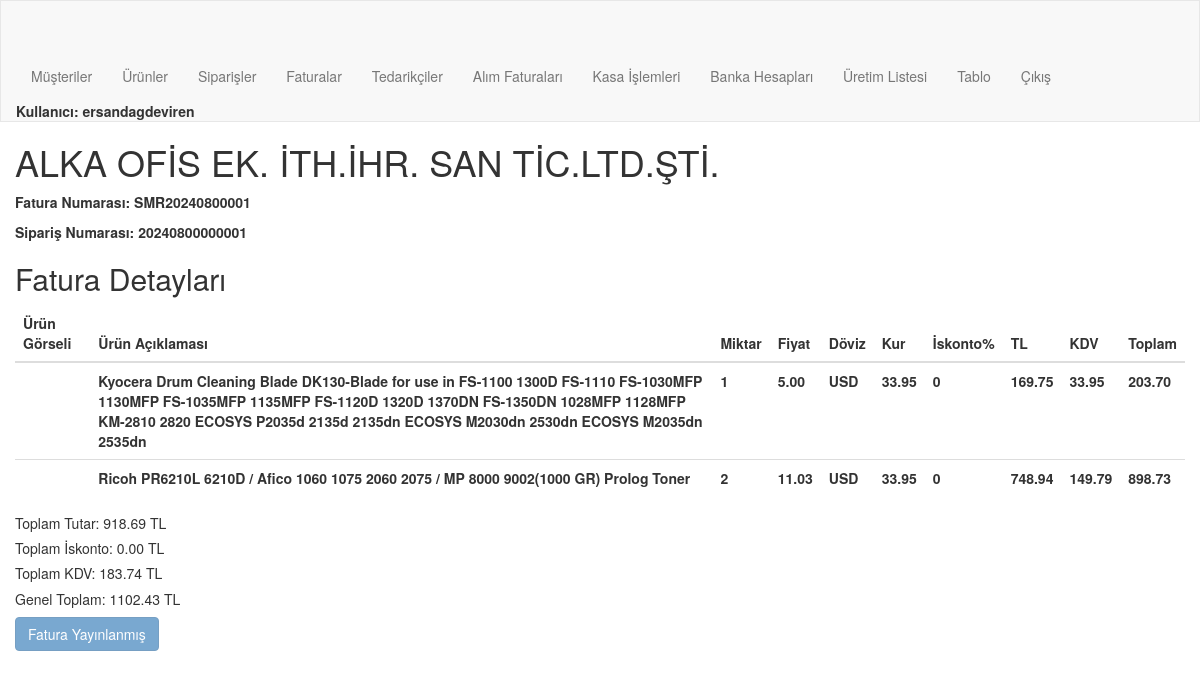
Screenshot of /order/invoice/SMR20240800001/ (signed in) with the database file from the repository.
### order/models.py (models this page shows, shortened)
class Order(models.Model):
    order_number = models.CharField(max_length=20, unique=True, blank=True)
    customer = models.ForeignKey(Customer, on_delete=models.PROTECT, related_name="customer_orders")
    date = models.DateTimeField(auto_now_add=True)
    user = models.ForeignKey(User, on_delete=models.CASCADE, related_name="user_orders")
    is_billed = models.BooleanField(default=False)

class Customer(models.Model):
    user = models.ForeignKey(User, on_delete=models.CASCADE, related_name="user_customers",blank=True,null=True)
    customerCode = models.CharField(max_length=50)
    companyName = models.CharField(max_length=50)
    taxOffice = models.CharField(max_length=50)
    tax_number = models.CharField(max_length=50, blank=True)
    name = models.CharField(max_length=50, blank=True)
    middleName = models.CharField(max_length=50, blank=True)
    surname = models.CharField(max_length=50, blank=True)
    city = models.CharField(max_length=50)
    district = models.CharField(max_length=50)
    adress = models.CharField(max_length=250, blank=True)
    shipping_adress=models.CharField(max_length=250, blank=True)
    country = models.CharField(max_length=50, blank=True, default="Türkiye")
    email = models.EmailField(blank=True)
    telephone = models.CharField(max_length=11, blank=True)
    customerType = models.CharField(max_length=50, blank=True)
    contactPerson = models.CharField(max_length=50, blank=True)
    E_invoice=models.BooleanField(default=True)
    def __str__(self):
        return self.companyName

class Invoice(models.Model):
    invoice_number = models.CharField(max_length=20, unique=True, blank=True)
    order = models.OneToOneField(Order, on_delete=models.CASCADE, related_name="invoice")
    invoice_date = models.DateTimeField(auto_now_add=True)
    billing_address = models.CharField(max_length=250, blank=True)
    total_amount = models.DecimalField(max_digits=10, decimal_places=2, blank=True, default=0)
    total_discount = models.DecimalField(max_digits=10, decimal_places=2, blank=True, default=0)
    tax_amount = models.DecimalField(max_digits=10, decimal_places=2, blank=True, default=0)
    grand_total = models.DecimalField(max_digits=10, decimal_places=2, blank=True, default=0)
    grand_total_USD = models.DecimalField(max_digits=10, decimal_places=2, blank=True, default=0)
    grand_total_EUR = models.DecimalField(max_digits=10, decimal_places=2, blank=True, default=0)
    status = models.CharField(max_length=50, default='Pending')
    published = models.BooleanField(default=False)

class OrderItem(models.Model):
    order = models.ForeignKey(Order, on_delete=models.CASCADE, related_name="order_items")
    product = models.ForeignKey(Product, on_delete=models.CASCADE, related_name="product_orders")
    quantity = models.PositiveIntegerField()
    price = models.DecimalField(max_digits=10, decimal_places=2, blank=True, default=0)
    currency_rate=models.DecimalField(max_digits=10, decimal_places=2, blank=True, default=0)
    discount_rate=models.PositiveIntegerField(blank=True, default=0)
    tax = models.DecimalField(max_digits=5, decimal_places=2, default=20)  # Add this line

class Product(models.Model):
    codeUyum = models.CharField(max_length=50)
    code = models.CharField(max_length=50, blank=True)
    description = models.CharField(max_length=300)
    unit = models.ForeignKey('Unit', on_delete=models.CASCADE, related_name="unit_name")
    status = models.BooleanField(default=True)
    brand = models.ForeignKey('Brand', on_delete=models.CASCADE, related_name="brand_name")
    barcode = models.CharField(max_length=50, blank=True)
    mainCategory = models.ForeignKey('MainCategory', on_delete=models.CASCADE, related_name="mainCategories_name")
    category = models.ForeignKey('Category', on_delete=models.CASCADE, related_name="categories_name")
    priceSelling = models.DecimalField(max_digits=10, decimal_places=2, blank=True, default=0)
    priceSelling2 = models.DecimalField(max_digits=10, decimal_places=2, blank=True, default=0)
    priceSelling3 = models.DecimalField(max_digits=10, decimal_places=2, blank=True, default=0)
    tax = models.PositiveIntegerField(blank=True, default=20)
    currency = models.ForeignKey('Currency', on_delete=models.CASCADE, related_name="currency_name")
    photoPath = models.CharField(max_length=1000, blank=True)
    final_product=models.BooleanField(default=True)

class currency (models.Model):
    currency=models.CharField(max_length=3)
    def __str__(self):
        return self.currency

### order/views.py (the view)
# urls.py: path('invoice/<str:invoice_number>/', views.invoice_detail, name='invoice_detail'),
def invoice_detail(request, invoice_number):
    invoice = get_object_or_404(Invoice, invoice_number=invoice_number)
    if invoice.order.customer.user != request.user and not request.user.is_superuser:
        return HttpResponseForbidden("You don't have permission to access this info.")
    order = invoice.order
    order_items_with_tl = []
    total_amount = 0
    total_discount = 0
    total_tax = 0
    grand_total = 0
    for item in order.order_items.all():
        currency_rate = item.currency_rate
        discount_amount = item.price * item.discount_rate / 100
        tl_value = round((item.price - discount_amount) * currency_rate * item.quantity, 2)
        item_tax = round(tl_value * item.tax / 100, 2)
        item_total = tl_value + item_tax
        total_amount += tl_value
        total_tax += item_tax
        total_discount += round(discount_amount * item.quantity * currency_rate, 2)
        grand_total = total_amount + total_tax
        order_items_with_tl.append({
            'item': item,
            'tl_value': tl_value,
            'currency_rate': currency_rate,
            'tax': item_tax,
            'total': item_total,
            'discount_rate': item.discount_rate
        })
    return render(request, 'order/invoice_detail.html', {
        'invoice': invoice,
        'order': order,
        'total_amount': total_amount,
        'total_tax': total_tax,
        'total_discount': total_discount,
        'order_items_with_tl': order_items_with_tl,
        'grand_total': grand_total,
    })

### order/Templates/order/invoice_detail.html (shortened to what this page needs)
{% extends "order/navbar.html" %}
{% load static %}
{% block content %}
<body>
    {% if order_items_with_tl %}
    <h1>{{ order.customer }}</h1>
    <p>Fatura Numarası: {{ invoice.invoice_number }}</p>
    <p>Sipariş Numarası: {{ order.order_number }}</p>
    <h2>Fatura Detayları</h2>
    <table class="table">
        <thead>
            <tr>
                <th>Ürün Görseli</th>
                <th>Ürün Açıklaması</th>
                <th>Miktar</th>
                <th>Fiyat</th>
                <th>Döviz</th>
                <th>Kur</th>
                <th>İskonto%</th>
                <th>TL</th>
                <th>KDV</th>
                <th>Toplam</th>
            </tr>
        </thead>
        <tbody>
            {% for item_with_tl in order_items_with_tl %}
            <tr>
                <td><img src="{% static item_with_tl.item.product.photoPath %}" alt="" width="50"></td>
                <td>{{ item_with_tl.item.product.description }}</td>
                <td>{{ item_with_tl.item.quantity }}</td>
                <td>{{ item_with_tl.item.price }}</td>
                <td>{{ item_with_tl.item.product.currency }}</td>
                <td>{{ item_with_tl.currency_rate }}</td>
                <td>{{ item_with_tl.discount_rate }}</td>
                <td>{{ item_with_tl.tl_value }}</td>
                <td>{{ item_with_tl.tax }}</td>
                <td>{{ item_with_tl.total }}</td>
            </tr>
            {% endfor %}
        </tbody>
    </table>
    <h5>Toplam Tutar: {{ total_amount }} TL</h5>
    <h5>Toplam İskonto: {{ total_discount }} TL</h5>
    <h5>Toplam KDV: {{ total_tax }} TL</h5>
    <h5>Genel Toplam: {{ grand_total }} TL</h5>
    {% if request.user.is_superuser %}
    {% if invoice.published %}
        <button class="btn btn-primary" disabled>Fatura Yayınlanmış</button>
    {% else %}
    <a href="{% url 'order:invoice_publish' invoice.invoice_number %}" class="btn btn-primary" id="publishInvoiceBtn">Faturayı Yayınla</a>
    {% endif %}
    {% endif %}
    {% else %}
    <h1>Fatura Detayları silinmiştir</h1>
    {% endif %}
    </body>
    {% endblock %}

### order/Templates/order/navbar.html (shortened to what this page needs)
<!DOCTYPE html>
{% load static %}
<html lang="en">
<head>
    <link rel="stylesheet" href="https://maxcdn.bootstrapcdn.com/bootstrap/3.3.7/css/bootstrap.min.css">
</head>
<body>
    <nav class="navbar navbar-default">
        <div class="container-custom">
            <div class="navbar-header">
                <a class="navbar-brand brand-font" href="{% url 'order:main' %}">
                </a>
            </div>
            <ul class="nav navbar-nav navbar-right">
                {% if user.is_authenticated %}
                    {% if user.is_staff %}
                        <li><a href="{% url 'order:customer_listed' %}">Müşteriler</a></li>
                        <li><a href="{% url 'order:search' %}">Ürünler</a></li>
                        <li><a href="{% url 'order:order_list' %}">Siparişler</a></li>
                        <li><a href="{% url 'order:invoice_list' %}">Faturalar</a></li>
                        <li><a href="{% url 'order:supplier_listed' %}">Tedarikçiler</a></li>
                        <li><a href="{% url 'order:buying_invoice_list' %}">Alım Faturaları</a></li>
                        <li><a href="{% url 'order:payment_receipt_list' %}">Kasa İşlemleri</a></li>
                        <li><a href="{% url 'order:accounts_list' %}">Banka Hesapları</a></li>
                        <li><a href="{% url 'order:make_production' %}">Üretim Listesi</a></li>
                        <li><a href="{% url 'order:comparison' %}">Tablo</a></li>
                    {% else %}
                        <li><a href="{% url 'order:user_order_list' %}">Siparişlerim</a></li>
                        <li><a href="{% url 'order:user_invoice_list' %}">Faturalarım</a></li>
                        <li><a href="{% url 'order:user_financial' %}">Cari Ekstrem</a></li>
                    {% endif %}
                    <li><a href="{% url 'users:logout' %}">Çıkış</a></li>
                    {% if not user.is_staff %}
                        <li><a href="{% url 'order:customer_update_request' user.pk %}"> <b>Merhaba {{user.username}}</b></a></li>
                    {% else %}
                        <li> <b>Kullanıcı: {{user.username}}</li>
                    {% endif %}
                {% else %}
                    <li><a href="{% url 'users:login' %}">Giriş</a></li>
                    <li><a href="">Üye Ol</a></li>
                {% endif %}
            </ul>
        </div>
    </nav>
    <div class="container-custom">
        {% block content %}
        {% endblock %}
    </div>
</body>
</html>

### order/Templates/order/navbar.html (style rules this page uses)
.container-custom { padding-left: 15px; padding-right: 15px; }
.navbar-default { margin: 0; border-radius: 0; }

### rows the page displays
Order: customer "ALKA OFİS EK. İTH.İHR. SAN TİC.LTD.ŞTİ.", order_number "20240800000001"
Invoice: invoice_number "SMR20240800001"
OrderItem: item.product.description "Kyocera Drum Cleaning Blade DK130-Blade for use in FS-1100 1300D FS-1110 FS-1030MFP 1130MFP FS-1035MFP 1135MFP FS-1120D 1320D 1370DN FS-1350DN 1028MFP 1128MFP KM-2810 2820 ECOSYS P2035d 2135d 2135dn ECOSYS M2030dn 2530dn ECOSYS M2035dn 2535dn", item.quantity "1", item.price "5.00", item.product.currency "USD", currency_rate "33.95", discount_rate "0", tl_value "169.75", tax "33.95", total "203.70"
OrderItem: item.product.description "Ricoh PR6210L 6210D / Afico 1060 1075 2060 2075 / MP 8000 9002(1000 GR) Prolog Toner", item.quantity "2", item.price "11.03", item.product.currency "USD", currency_rate "33.95", discount_rate "0", tl_value "748.94", tax "149.79", total "898.73"

### other values shown
{{ user.username }} "ersandagdeviren"
{{ total_amount }} "918.69"
{{ total_discount }} "0.00"
{{ total_tax }} "183.74"
{{ grand_total }} "1102.43"
